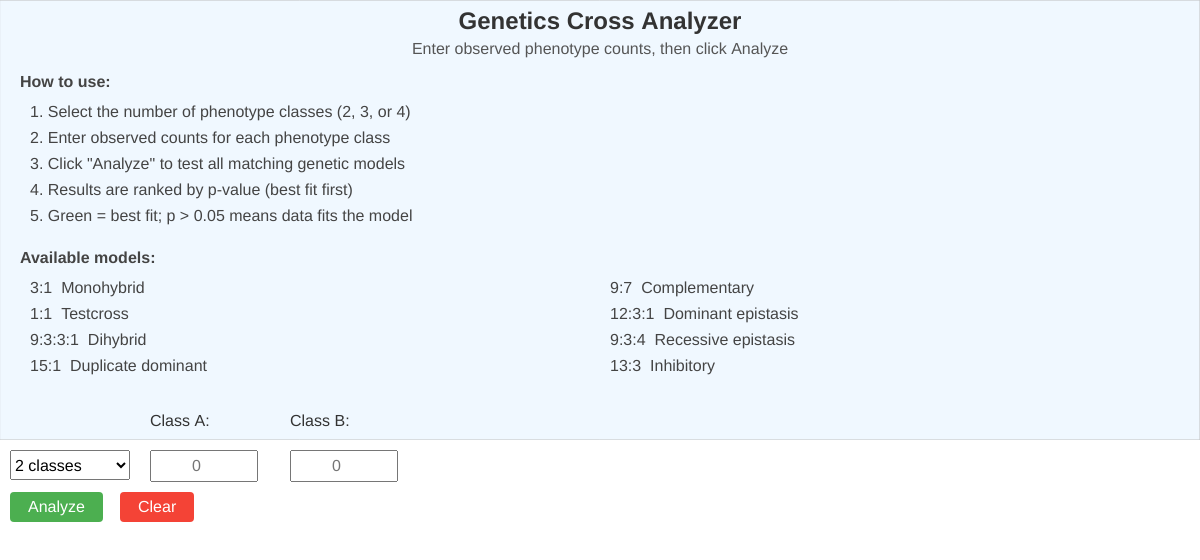
Frame 1 (no input)
Frame 60 (no input): identical to frame 1, image omitted
Frame 120 (the mouse pressed at the canvas centre since frame 60): identical to frame 1, image omitted

The p5.js sketch that drew this single still picture (run headless with seeded random() and noise() and a simulated clock; from frame 60 on, the mouse is pressed at the canvas centre):

// p5.js sketch
// ── sketch.js
// Genetics Problem Solver - Chi-Square Model Fitting
// CANVAS_HEIGHT: 560
let drawHeight = 440;
let controlHeight = 120;
let canvasHeight = drawHeight + controlHeight;
let canvasWidth;

// Models: name, expected ratios, number of classes
let models = [
  { name: '3:1 (Monohybrid)', ratios: [3, 1], classes: 2 },
  { name: '1:1 (Testcross)', ratios: [1, 1], classes: 2 },
  { name: '9:3:3:1 (Dihybrid)', ratios: [9, 3, 3, 1], classes: 4 },
  { name: '15:1 (Duplicate dominant)', ratios: [15, 1], classes: 2 },
  { name: '9:7 (Complementary)', ratios: [9, 7], classes: 2 },
  { name: '12:3:1 (Dominant epistasis)', ratios: [12, 3, 1], classes: 3 },
  { name: '9:3:4 (Recessive epistasis)', ratios: [9, 3, 4], classes: 3 },
  { name: '13:3 (Inhibitory)', ratios: [13, 3], classes: 2 }
];

// Input elements
let inputs = [];
let labels = ['Class A:', 'Class B:', 'Class C:', 'Class D:'];
let analyzeBtn;
let clearBtn;
let numClassesSelect;
let activeClasses = 2;

// Results
let results = [];
let analyzed = false;
let scrollOffset = 0;

function updateCanvasSize() {
  const container = document.querySelector('main');
  canvasWidth = container ? container.offsetWidth : windowWidth;
  canvasHeight = drawHeight + controlHeight;
}

function setup() {
  updateCanvasSize();
  const canvas = createCanvas(canvasWidth, canvasHeight);
  canvas.parent(document.querySelector('main'));
  textSize(16);

  // Create number of classes selector
  numClassesSelect = createSelect();
  numClassesSelect.option('2 classes', '2');
  numClassesSelect.option('3 classes', '3');
  numClassesSelect.option('4 classes', '4');
  numClassesSelect.selected('2 classes');
  numClassesSelect.changed(() => {
    activeClasses = int(numClassesSelect.value());
    analyzed = false;
    results = [];
    positionControls();
  });

  // Create 4 input fields
  for (let i = 0; i < 4; i++) {
    let inp = createInput('', 'number');
    inp.attribute('placeholder', '0');
    inp.style('font-size', '16px');
    inp.style('text-align', 'center');
    inputs.push(inp);
  }

  // Create buttons
  analyzeBtn = createButton('Analyze');
  analyzeBtn.style('font-size', '16px');
  analyzeBtn.style('padding', '6px 18px');
  analyzeBtn.style('background-color', '#4CAF50');
  analyzeBtn.style('color', 'white');
  analyzeBtn.style('border', 'none');
  analyzeBtn.style('border-radius', '4px');
  analyzeBtn.style('cursor', 'pointer');
  analyzeBtn.mousePressed(runAnalysis);

  clearBtn = createButton('Clear');
  clearBtn.style('font-size', '16px');
  clearBtn.style('padding', '6px 18px');
  clearBtn.style('background-color', '#f44336');
  clearBtn.style('color', 'white');
  clearBtn.style('border', 'none');
  clearBtn.style('border-radius', '4px');
  clearBtn.style('cursor', 'pointer');
  clearBtn.mousePressed(clearAll);

  positionControls();
}

function positionControls() {
  let mainEl = document.querySelector('main');
  let rect = mainEl ? mainEl.getBoundingClientRect() : { left: 0, top: 0 };
  let canvasEl = document.querySelector('canvas');
  let canvasRect = canvasEl ? canvasEl.getBoundingClientRect() : rect;

  let yBase = drawHeight + 10;
  let xStart = 10;
  let spacing = 140;

  // Number of classes selector - top row
  numClassesSelect.position(canvasRect.left + xStart, canvasRect.top + yBase);
  numClassesSelect.style('font-size', '16px');
  numClassesSelect.size(120, 30);

  // Input fields - top row after selector
  let inputStart = xStart + 140;
  for (let i = 0; i < 4; i++) {
    if (i < activeClasses) {
      inputs[i].position(canvasRect.left + inputStart + i * spacing, canvasRect.top + yBase);
      inputs[i].size(100, 26);
      inputs[i].show();
    } else {
      inputs[i].hide();
      inputs[i].value('');
    }
  }

  // Buttons - second row
  let btnY = yBase + 42;
  analyzeBtn.position(canvasRect.left + xStart, canvasRect.top + btnY);
  clearBtn.position(canvasRect.left + xStart + 110, canvasRect.top + btnY);
}

function clearAll() {
  for (let i = 0; i < 4; i++) {
    inputs[i].value('');
  }
  analyzed = false;
  results = [];
  scrollOffset = 0;
}

function runAnalysis() {
  let observed = [];
  let total = 0;
  for (let i = 0; i < activeClasses; i++) {
    let val = int(inputs[i].value());
    if (isNaN(val) || val < 0) val = 0;
    observed.push(val);
    total += val;
  }

  if (total === 0) return;

  results = [];

  for (let m = 0; m < models.length; m++) {
    let model = models[m];
    if (model.classes !== activeClasses) continue;

    let ratioSum = model.ratios.reduce((a, b) => a + b, 0);
    let expected = model.ratios.map(r => (r / ratioSum) * total);
    let chiSq = 0;

    for (let i = 0; i < activeClasses; i++) {
      let diff = observed[i] - expected[i];
      chiSq += (diff * diff) / expected[i];
    }

    let df = activeClasses - 1;
    let pValue = chiSquarePValue(chiSq, df);

    results.push({
      name: model.name,
      ratios: model.ratios.join(':'),
      expected: expected,
      chiSquare: chiSq,
      df: df,
      pValue: pValue
    });
  }

  // Sort by p-value descending (best fit first)
  results.sort((a, b) => b.pValue - a.pValue);
  analyzed = true;
  scrollOffset = 0;
}

// Chi-square p-value using incomplete gamma function
function chiSquarePValue(x, df) {
  if (x <= 0) return 1.0;
  return 1.0 - regularizedGammaP(df / 2.0, x / 2.0);
}

function regularizedGammaP(a, x) {
  if (x < a + 1) {
    return gammaPSeries(a, x);
  } else {
    return 1.0 - gammaPContinuedFraction(a, x);
  }
}

function gammaPSeries(a, x) {
  let sum = 1.0 / a;
  let term = 1.0 / a;
  for (let n = 1; n < 200; n++) {
    term *= x / (a + n);
    sum += term;
    if (Math.abs(term) < Math.abs(sum) * 1e-10) break;
  }
  return sum * Math.exp(-x + a * Math.log(x) - lnGamma(a));
}

function gammaPContinuedFraction(a, x) {
  let f = x + 1 - a;
  let c = 1e30;
  let d = 1.0 / f;
  let h = d;
  for (let n = 1; n < 200; n++) {
    let an = -n * (n - a);
    let bn = x + 2 * n + 1 - a;
    d = bn + an * d;
    if (Math.abs(d) < 1e-30) d = 1e-30;
    c = bn + an / c;
    if (Math.abs(c) < 1e-30) c = 1e-30;
    d = 1.0 / d;
    let delta = c * d;
    h *= delta;
    if (Math.abs(delta - 1) < 1e-10) break;
  }
  return Math.exp(-x + a * Math.log(x) - lnGamma(a)) * h;
}

function lnGamma(x) {
  let coef = [76.18009172947146, -86.50532032941677,
    24.01409824083091, -1.231739572450155,
    0.1208650973866179e-2, -0.5395239384953e-5];
  let y = x;
  let tmp = x + 5.5;
  tmp -= (x - 0.5) * Math.log(tmp);
  let ser = 1.000000000190015;
  for (let j = 0; j < 6; j++) {
    y += 1;
    ser += coef[j] / y;
  }
  return -tmp + Math.log(2.5066282746310005 * ser / x);
}

function draw() {
  // Draw region
  fill('aliceblue');
  stroke('silver');
  strokeWeight(1);
  rect(0, 0, canvasWidth, drawHeight);

  // Control region
  fill('white');
  noStroke();
  rect(0, drawHeight, canvasWidth, controlHeight);

  // Title
  fill('#333');
  noStroke();
  textAlign(CENTER, TOP);
  textSize(24);
  textStyle(BOLD);
  text('Genetics Cross Analyzer', canvasWidth / 2, 10);

  textStyle(NORMAL);
  textSize(16);
  fill('#555');
  text('Enter observed phenotype counts, then click Analyze', canvasWidth / 2, 42);

  // Draw input labels in draw area above control region
  textAlign(LEFT, CENTER);
  textSize(16);
  fill('#333');
  let inputStart = 150;
  let spacing = 140;
  let labelY = drawHeight - 18;
  for (let i = 0; i < activeClasses; i++) {
    text(labels[i], inputStart + i * spacing, labelY);
  }

  if (!analyzed || results.length === 0) {
    // Instructions
    drawInstructions();
    return;
  }

  // Draw results table
  drawResultsTable();
}

function drawInstructions() {
  textAlign(LEFT, TOP);
  textSize(16);
  fill('#444');
  let x = 20;
  let y = 75;
  let lineH = 26;

  textStyle(BOLD);
  text('How to use:', x, y);
  textStyle(NORMAL);
  y += lineH + 4;

  let instructions = [
    '1. Select the number of phenotype classes (2, 3, or 4)',
    '2. Enter observed counts for each phenotype class',
    '3. Click "Analyze" to test all matching genetic models',
    '4. Results are ranked by p-value (best fit first)',
    '5. Green = best fit; p > 0.05 means data fits the model'
  ];

  for (let ins of instructions) {
    text(ins, x + 10, y);
    y += lineH;
  }

  y += 16;
  textStyle(BOLD);
  text('Available models:', x, y);
  textStyle(NORMAL);
  y += lineH + 4;

  textSize(16);
  let col1 = x + 10;
  let col2 = canvasWidth / 2 + 10;

  for (let i = 0; i < models.length; i++) {
    let mx = i < 4 ? col1 : col2;
    let my = y + (i % 4) * lineH;
    let ratioStr = models[i].ratios.join(':');
    text(ratioStr + '  ' + models[i].name.split('(')[1]?.replace(')', '') || '', mx, my);
  }
}

function drawResultsTable() {
  let x = 10;
  let y = 70;
  let rowH = 32;
  let colWidths;
  let headerLabels;

  // Adaptive columns based on canvas width
  let narrow = canvasWidth < 620;

  if (narrow) {
    colWidths = [canvasWidth * 0.35, canvasWidth * 0.2, canvasWidth * 0.15, canvasWidth * 0.15, canvasWidth * 0.15];
    headerLabels = ['Model', 'Ratio', 'Chi-sq', 'df', 'p-value'];
  } else {
    colWidths = [canvasWidth * 0.28, canvasWidth * 0.1, canvasWidth * 0.32, canvasWidth * 0.1, canvasWidth * 0.08, canvasWidth * 0.12];
    headerLabels = ['Model', 'Ratio', 'Expected Values', 'Chi-sq', 'df', 'p-value'];
  }

  // Header background
  fill('#2c3e50');
  noStroke();
  rect(x, y, canvasWidth - 20, rowH, 4, 4, 0, 0);

  // Header text
  fill('white');
  textSize(16);
  textStyle(BOLD);
  textAlign(LEFT, CENTER);
  let cx = x + 8;
  for (let i = 0; i < headerLabels.length; i++) {
    text(headerLabels[i], cx, y + rowH / 2);
    cx += colWidths[i];
  }

  // Data rows
  textStyle(NORMAL);
  let maxRows = Math.min(results.length, Math.floor((drawHeight - y - rowH - 50) / rowH));

  for (let r = 0; r < maxRows; r++) {
    let res = results[r];
    let ry = y + rowH + r * rowH;

    // Row background
    if (r === 0) {
      // Best fit - green highlight
      fill(200, 240, 200);
    } else if (r % 2 === 0) {
      fill(245, 248, 255);
    } else {
      fill(255);
    }
    noStroke();
    rect(x, ry, canvasWidth - 20, rowH);

    // Row border
    stroke(220);
    strokeWeight(0.5);
    line(x, ry + rowH, canvasWidth - 10, ry + rowH);

    // Row text
    noStroke();
    textSize(16);
    textAlign(LEFT, CENTER);

    // Determine text color based on p-value
    if (res.pValue >= 0.05) {
      fill('#2e7d32'); // Green - good fit
    } else if (res.pValue >= 0.01) {
      fill('#e65100'); // Orange - marginal
    } else {
      fill('#c62828'); // Red - poor fit
    }

    // Best fit row gets bold
    if (r === 0) textStyle(BOLD);
    else textStyle(NORMAL);

    cx = x + 8;

    // Model name
    text(truncateText(res.name, colWidths[0] - 12), cx, ry + rowH / 2);
    cx += colWidths[0];

    // Ratio
    text(res.ratios, cx, ry + rowH / 2);
    cx += colWidths[1];

    if (!narrow) {
      // Expected values
      let expStr = res.expected.map(e => e.toFixed(1)).join(', ');
      text(truncateText(expStr, colWidths[2] - 12), cx, ry + rowH / 2);
      cx += colWidths[2];
    }

    // Chi-square
    text(res.chiSquare.toFixed(3), cx, ry + rowH / 2);
    cx += colWidths[narrow ? 2 : 3];

    // df
    text(res.df, cx, ry + rowH / 2);
    cx += colWidths[narrow ? 3 : 4];

    // p-value
    let pStr;
    if (res.pValue < 0.001) {
      pStr = '<0.001';
    } else {
      pStr = res.pValue.toFixed(3);
    }
    text(pStr, cx, ry + rowH / 2);
  }

  // Summary text at bottom of draw area
  textStyle(NORMAL);
  textSize(16);
  textAlign(LEFT, TOP);
  fill('#333');
  let summaryY = y + rowH + maxRows * rowH + 12;

  if (results.length > 0) {
    let best = results[0];
    if (best.pValue >= 0.05) {
      fill('#2e7d32');
      textStyle(BOLD);
      text('Best fit: ' + best.name + '  (p = ' + best.pValue.toFixed(3) + ')',
        x + 8, summaryY);
      textStyle(NORMAL);
      fill('#555');
      text('This model cannot be rejected at the 0.05 significance level.',
        x + 8, summaryY + 24);
    } else {
      fill('#c62828');
      textStyle(BOLD);
      text('No good fit found. Best model: ' + best.name +
        '  (p = ' + (best.pValue < 0.001 ? '<0.001' : best.pValue.toFixed(3)) + ')',
        x + 8, summaryY);
      textStyle(NORMAL);
      fill('#555');
      text('All models rejected at 0.05 level. Check data or consider other models.',
        x + 8, summaryY + 24);
    }
  }

  // Legend
  let legY = summaryY + 56;
  textSize(16);
  textStyle(NORMAL);
  fill('#2e7d32');
  text('Green text: p >= 0.05 (good fit)', x + 8, legY);
  fill('#e65100');
  text('Orange text: 0.01 <= p < 0.05 (marginal)', x + 8 + 260, legY);
  fill('#c62828');
  text('Red text: p < 0.01 (poor fit)', x + 8 + 580 < canvasWidth ? x + 560 : x + 8, legY + (x + 580 < canvasWidth ? 0 : 22));
}

function truncateText(str, maxW) {
  while (textWidth(str) > maxW && str.length > 3) {
    str = str.substring(0, str.length - 2) + '..';
  }
  return str;
}

function windowResized() {
  updateCanvasSize();
  resizeCanvas(canvasWidth, canvasHeight);
  positionControls();
}

// ── main.html
<!DOCTYPE html>
<html lang="en">
<head>
    <meta charset="UTF-8">
    <meta name="viewport" content="width=device-width, initial-scale=1.0">
    <title>Integrated Genetics Problem Solver</title>
    <script src="https://cdnjs.cloudflare.com/ajax/libs/p5.js/1.11.1/p5.min.js"></script>
    <style>
        body {
            margin: 0;
            padding: 0;
            overflow-x: hidden;
            font-family: Arial, Helvetica, sans-serif;
        }
        main {
            display: block;
            width: 100%;
            max-width: 100%;
            box-sizing: border-box;
        }
        canvas {
            display: block;
        }
    </style>
</head>
<body>
    <main></main>
    <script src="sketch.js"></script>
</body>
</html>
